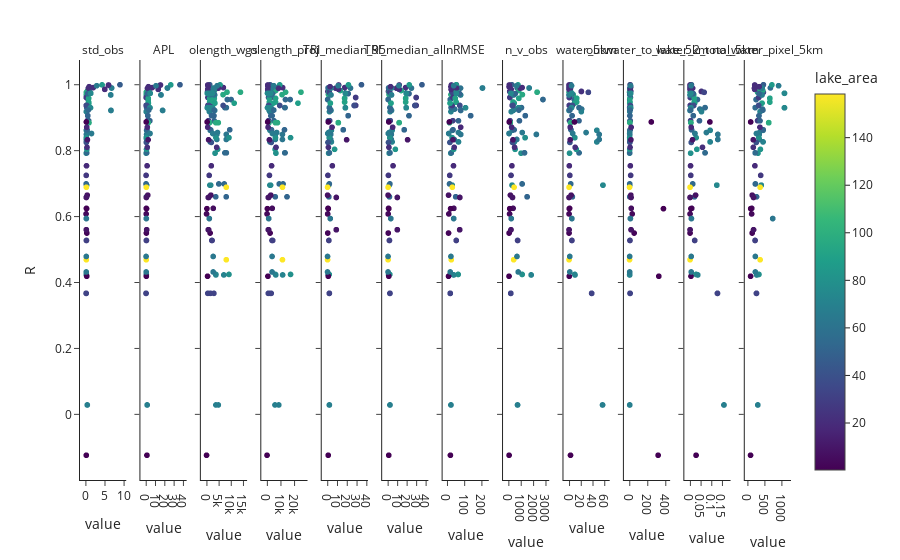

Write notebook code for a chart like this one.
### Code cell
x_fd='value'
y_fd='R'
facet='predictors'
color='lake_area'
df=df_melt.loc[(df_melt['RMSE']!=df_melt['RMSE'].max())&(df_melt['predictors']!='VE')]

fig = px.scatter(df, x=x_fd, y=y_fd, facet_col=facet,color=color,
                template="simple_white")

fig.update_xaxes(matches=None)
fig.for_each_annotation(lambda a: a.update(text=a.text.split("=")[-1]))
fig.show()
